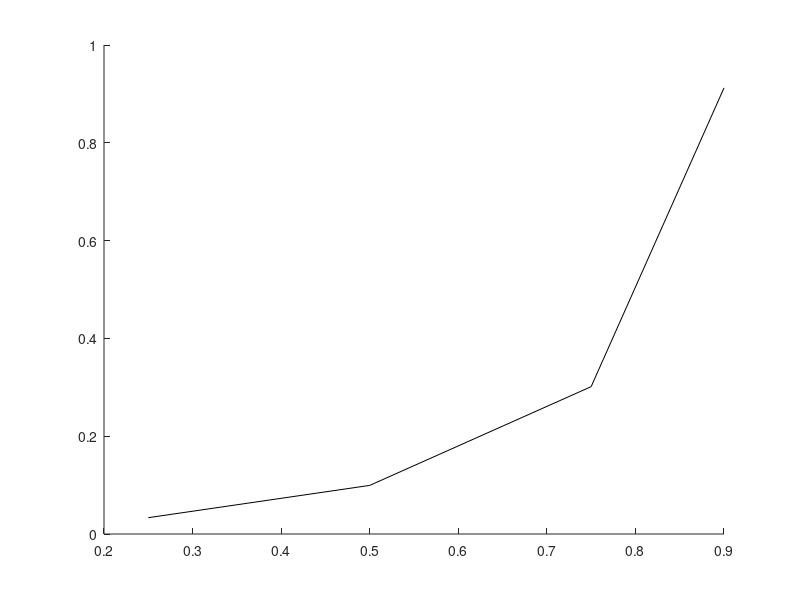

MATLAB code for this plot: (Note: this script raises an error after producing the figure.)
% wait time plots

load("wait_times_rho=0.9.mat", "mean_waiting_time_queue","mean_service_time","mean_time_in_system");

WQ1 = mean_waiting_time_queue ;
WS1 = mean_service_time ;
WT1 = mean_time_in_system ;

WQ1_A = 9/(10*(10-9)) ;
WT1_A = 1/(10-9);
WS1_A = WT1_A - WQ1_A  ;


load("wait_times_rho=0.5.mat", "mean_waiting_time_queue","mean_service_time","mean_time_in_system");

WQ2 = mean_waiting_time_queue ;
WS2 = mean_service_time ;
WT2 = mean_time_in_system ;


WQ2_A = 5/(10*(10-5)) ;
WT2_A = 1/(10-5);
WS2_A = WT2_A - WQ2_A;


load("wait_times_rho=0.25.mat", "mean_waiting_time_queue","mean_service_time","mean_time_in_system");

WQ3 = mean_waiting_time_queue ;
WS3 = mean_service_time ;
WT3 = mean_time_in_system ;

WQ3_A = 2.5/(10*(10-2.5)) ;
WT3_A = 1/(10-2.5);
WS3_A = WT3_A - WQ3_A;


load("wait_times_rho=0.75.mat", "mean_waiting_time_queue","mean_service_time","mean_time_in_system");

WQ4 = mean_waiting_time_queue ;
WS4 = mean_service_time ;
WT4 = mean_time_in_system ;

WQ4_A = 7.5/(10*(10-7.5)) ;
WT4_A = 1/(10-7.5);
WS4_A = WT4_A - WQ4_A;



x_axis_rho = [0.25 0.5 0.75 0.9] ;

WQ_S = [WQ3 WQ2 WQ4 WQ1] ;
WQ_A = [WQ3_A WQ2_A WQ4_A WQ1_A] ;

WS_S = [WS3 WS2 WS4 WS1] ;
WS_A = [WS3_A WS2_A WS4_A WS1_A] ;


WT_S = [WT3 WT2 WT4 WT1] ;
WT_A = [WT3_A WT2_A WT4_A WT1_A] ;


figure(1)
plot(x_axis_rho,WQ_S, "Color","k", LineWidth=5, DisplayName="Simulated", LineStyle="-", Marker="diamond") ;
hold on ;
plot(x_axis_rho,WQ_A, "Color","g", LineWidth=5, DisplayName="Analytical", LineStyle=":", Marker="+") ;
xlabel("\rho") ;
ylabel("W_Q") ;
legend(fontsize=25);
set(gca,fontsize=25);
xlim([0.25 0.9]) ;
ylim([0 1]);

figure(2)
plot(x_axis_rho,WS_S, "Color","k", LineWidth=5, DisplayName="Simulated", LineStyle="-", Marker="diamond") ;
hold on ;
plot(x_axis_rho,WS_A, "Color","g", LineWidth=5, DisplayName="Analytical", LineStyle=":", Marker="+") ;
xlabel("\rho") ;
ylabel("W_S") ;
legend(fontsize=25);
set(gca,fontsize=25);
xlim([0.25 0.9]) ;
ylim([0 1]);

figure(3)
plot(x_axis_rho,WT_S, "Color","k", LineWidth=5, DisplayName="Simulated", LineStyle="-", Marker="diamond") ;
hold on ;
plot(x_axis_rho,WT_A, "Color","g", LineWidth=5, DisplayName="Analytical", LineStyle=":", Marker="+") ;
xlabel("\rho") ;
ylabel("W_T") ;
legend(fontsize=25);
set(gca,fontsize=25);
xlim([0.25 0.9]) ;
ylim([0 1]);
